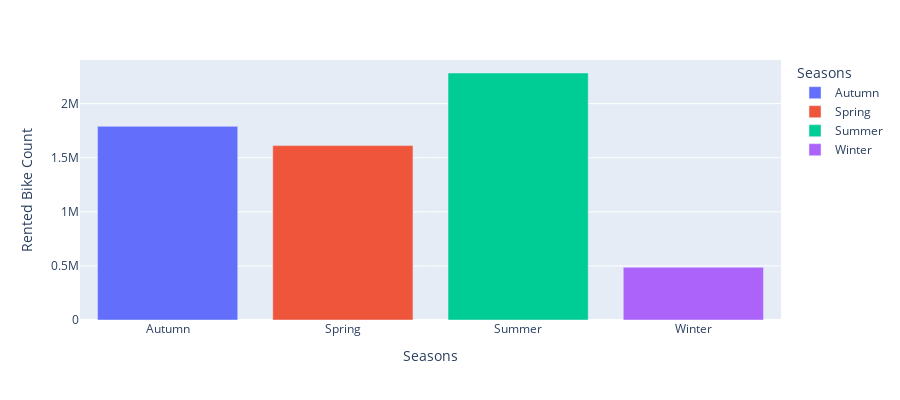

Notebook code for this chart:
### Markdown cell above
## How many total rental of bike as for each seasons

### Code cell
seasons= df.groupby('Seasons').sum().reset_index()
fig = px.bar(seasons, x='Seasons', y='Rented Bike Count',color = 'Seasons',height=400)
fig.show()

### Figure 1 — Plotly figure (JSON) as saved in the notebook; plotly's stock layout.template omitted (floating-point values rounded to 4 significant figures)
{"data": [{"textposition": "auto", "hovertemplate": "Seasons=%{x}<br>Rented Bike Count=%{y}<extra></extra>", "showlegend": true, "legendgroup": "Autumn", "name": "Autumn", "yaxis": "y", "y": [1790002], "offsetgroup": "Autumn", "xaxis": "x", "marker": {"color": "#636efa", "pattern": {"shape": ""}}, "x": ["Autumn"], "alignmentgroup": "True", "type": "bar", "orientation": "v"}, {"textposition": "auto", "hovertemplate": "Seasons=%{x}<br>Rented Bike Count=%{y}<extra></extra>", "showlegend": true, "legendgroup": "Spring", "name": "Spring", "yaxis": "y", "y": [1611909], "offsetgroup": "Spring", "xaxis": "x", "marker": {"color": "#EF553B", "pattern": {"shape": ""}}, "x": ["Spring"], "alignmentgroup": "True", "type": "bar", "orientation": "v"}, {"textposition": "auto", "hovertemplate": "Seasons=%{x}<br>Rented Bike Count=%{y}<extra></extra>", "showlegend": true, "legendgroup": "Summer", "name": "Summer", "yaxis": "y", "y": [2283234], "offsetgroup": "Summer", "xaxis": "x", "marker": {"color": "#00cc96", "pattern": {"shape": ""}}, "x": ["Summer"], "alignmentgroup": "True", "type": "bar", "orientation": "v"}, {"textposition": "auto", "hovertemplate": "Seasons=%{x}<br>Rented Bike Count=%{y}<extra></extra>", "showlegend": true, "legendgroup": "Winter", "name": "Winter", "yaxis": "y", "y": [487169], "offsetgroup": "Winter", "xaxis": "x", "marker": {"color": "#ab63fa", "pattern": {"shape": ""}}, "x": ["Winter"], "alignmentgroup": "True", "type": "bar", "orientation": "v"}], "layout": {"yaxis": {"domain": [0, 1], "anchor": "x", "title": {"text": "Rented Bike Count"}}, "height": 400, "barmode": "relative", "xaxis": {"categoryarray": ["Autumn", "Spring", "Summer", "Winter"], "domain": [0, 1], "anchor": "y", "categoryorder": "array", "title": {"text": "Seasons"}}, "margin": {"t": 60}, "legend": {"tracegroupgap": 0, "title": {"text": "Seasons"}}}}
